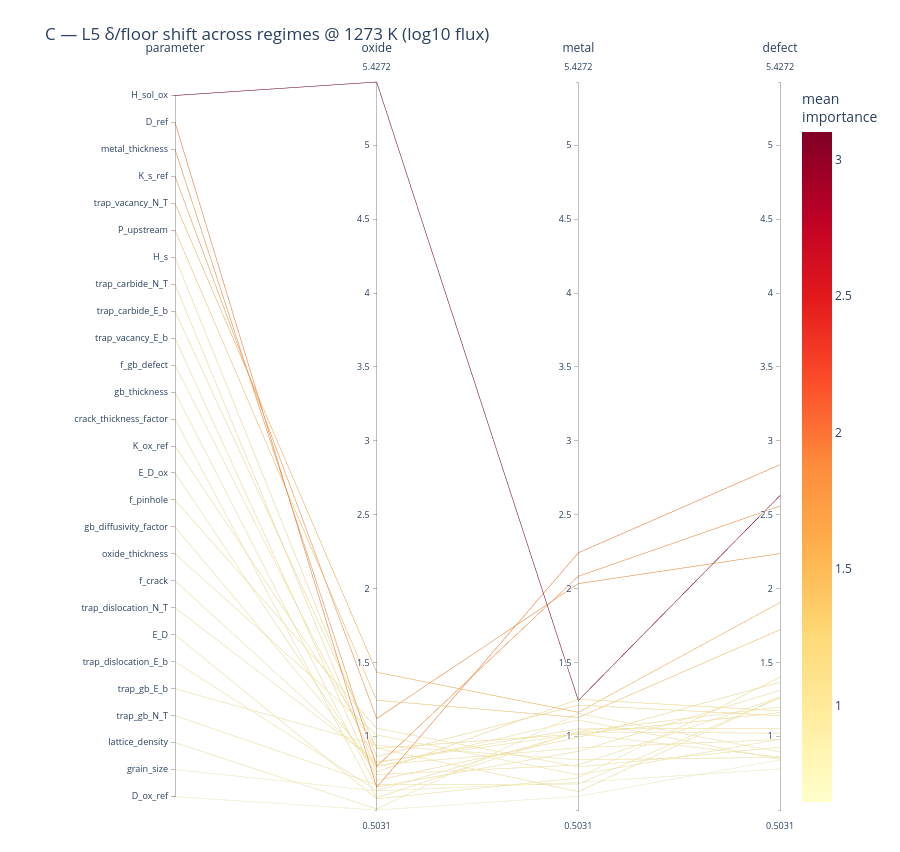

Source (notebook cell):
### Markdown cell above
## C — δ/floor sensitivity shift across regimes

Each line is a **parameter**; axes are the three regimes; height = its **`delta_over_floor`**
for log10(flux). Steeply sloped lines are parameters whose importance changes between regimes.
Colour = mean importance.

Read the 1.0 level as the noise floor: a parameter sitting near or below it in every column is
not resolved anywhere, and its slope is noise rather than physics.

### Code cell
# parameter x regime matrix of delta_over_floor at T_SHOW
matC = (routeB_T[routeB_T.metric == 'flux']
        .pivot(index='parameter', columns='regime', values='delta_over_floor')
        .reset_index())
matC = matC[['parameter'] + [r for r in REGIMES if r in matC.columns]]

figC = parallel_coordinates_sensitivity(
    matC, regimes=tuple(REGIMES),
    title=f'C — L5 δ/floor shift across regimes @ {T_SHOW} K (log10 flux)',
    save_html=os.path.join(FIG_DIR, 'pcp_C_sensitivity.html'))
print("floors at this temperature:")
print(routeB_T[routeB_T.metric == 'flux'].groupby('regime')['floor'].first().round(4).to_string())
figC

### Figure 1 — Plotly figure (JSON) as saved in the notebook; plotly's stock layout.template omitted (floating-point values rounded to 4 significant figures)
{"data": [{"dimensions": [{"label": "parameter", "range": [-0.5, 26.5], "ticktext": ["H_sol_ox", "D_ref", "metal_thickness", "K_s_ref", "trap_vacancy_N_T", "P_upstream", "H_s", "trap_carbide_N_T", "trap_carbide_E_b", "trap_vacancy_E_b", "f_gb_defect", "gb_thickness", "crack_thickness_factor", "K_ox_ref", "E_D_ox", "f_pinhole", "gb_diffusivity_factor", "oxide_thickness", "f_crack", "trap_dislocation_N_T", "E_D", "trap_dislocation_E_b", "trap_gb_E_b", "trap_gb_N_T", "lattice_density", "grain_size", "D_ox_ref"], "tickvals": [26, 25, 24, 23, 22, 21, 20, 19, 18, 17, 16, 15, 14, 13, 12, 11, 10, 9, 8, 7, 6, 5, 4, 3, 2, 1, 0], "values": [26, 25, 24, 23, 22, 21, 20, 19, 18, 17, 16, 15, 14, 13, 12, 11, 10, 9, 8, 7, 6, 5, 4, 3, 2, 1, 0]}, {"label": "oxide", "range": [0.5031, 5.427], "values": [5.427, 0.6569, 0.7981, 1.122, 1.435, 1.245, 0.8642, 0.7602, 0.9208, 0.703, 0.8224, 0.6584, 0.5866, 0.9221, 0.7421, 1.055, 0.7923, 1.011, 0.8076, 0.8282, 0.5791, 0.6346, 0.9408, 0.6734, 0.5105, 0.6323, 0.5031]}, {"label": "metal", "range": [0.5031, 5.427], "values": [1.244, 2.243, 2.084, 2.034, 1.164, 1.129, 1.213, 1.252, 1.017, 0.9944, 1.051, 0.9002, 1.033, 0.6271, 0.8079, 0.7949, 1.112, 0.7414, 0.9235, 1.017, 0.7198, 1.031, 0.843, 0.6789, 1.156, 0.6889, 0.5958]}, {"label": "defect", "range": [0.5031, 5.427], "values": [2.63, 2.839, 2.559, 2.238, 1.907, 1.722, 1.141, 1.174, 1.162, 1.367, 1.056, 1.312, 1.2, 1.267, 1.265, 0.9284, 0.8454, 0.9819, 0.9797, 0.8612, 1.401, 1.023, 0.8593, 1.262, 0.8954, 0.7807, 0.8422]}], "labelangle": 0, "labelfont": {"size": 12}, "labelside": "top", "line": {"color": [3.1, 1.913, 1.814, 1.798, 1.502, 1.366, 1.073, 1.062, 1.033, 1.022, 0.9767, 0.957, 0.9398, 0.9387, 0.9383, 0.9262, 0.9166, 0.9114, 0.9036, 0.9023, 0.9, 0.896, 0.881, 0.8713, 0.8539, 0.7006, 0.647], "colorbar": {"title": {"text": "mean<br>importance"}}, "colorscale": [[0, "rgb(255,255,204)"], [0.125, "rgb(255,237,160)"], [0.25, "rgb(254,217,118)"], [0.375, "rgb(254,178,76)"], [0.5, "rgb(253,141,60)"], [0.625, "rgb(252,78,42)"], [0.75, "rgb(227,26,28)"], [0.875, "rgb(189,0,38)"], [1, "rgb(128,0,38)"]], "showscale": true}, "rangefont": {"size": 9}, "tickfont": {"size": 9}, "type": "parcoords"}], "layout": {"font": {"size": 12}, "height": 852, "margin": {"b": 40, "l": 175, "r": 120, "t": 80}, "title": {"text": "C — L5 δ/floor shift across regimes @ 1273 K (log10 flux)"}}}
